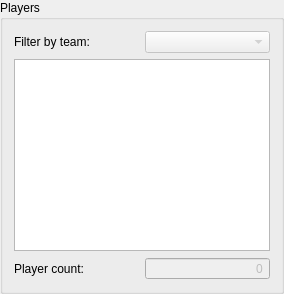
      <widget class="QGroupBox" name="boxPlayers">
       <property name="title">
        <string>Players</string>
       </property>
       <layout class="QVBoxLayout" name="verticalLayout_4">
        <item>
         <layout class="QHBoxLayout" name="layoutTeamFilter">
          <item>
           <widget class="QLabel" name="lblTeamFiler">
            <property name="text">
             <string>Filter by team:</string>
            </property>
           </widget>
          </item>
          <item>
           <widget class="QComboBox" name="cbxTeamFilter">
            <property name="enabled">
             <bool>false</bool>
            </property>
           </widget>
          </item>
         </layout>
        </item>
        <item>
         <widget class="QListWidget" name="lstPlayerEntries">
          <property name="horizontalScrollBarPolicy">
           <enum>Qt::ScrollBarAlwaysOff</enum>
          </property>
         </widget>
        </item>
        <item>
         <layout class="QHBoxLayout" name="layoutPlayerCount">
          <item>
           <widget class="QLabel" name="lblPlayerCount">
            <property name="text">
             <string>Player count:</string>
            </property>
           </widget>
          </item>
          <item>
           <widget class="QSpinBox" name="spxPlayerCount">
            <property name="enabled">
             <bool>false</bool>
            </property>
            <property name="alignment">
             <set>Qt::AlignRight|Qt::AlignTrailing|Qt::AlignVCenter</set>
            </property>
            <property name="readOnly">
             <bool>true</bool>
            </property>
            <property name="buttonSymbols">
             <enum>QAbstractSpinBox::NoButtons</enum>
            </property>
            <property name="maximum">
             <number>99999</number>
            </property>
           </widget>
          </item>
         </layout>
        </item>
       </layout>
      </widget>
